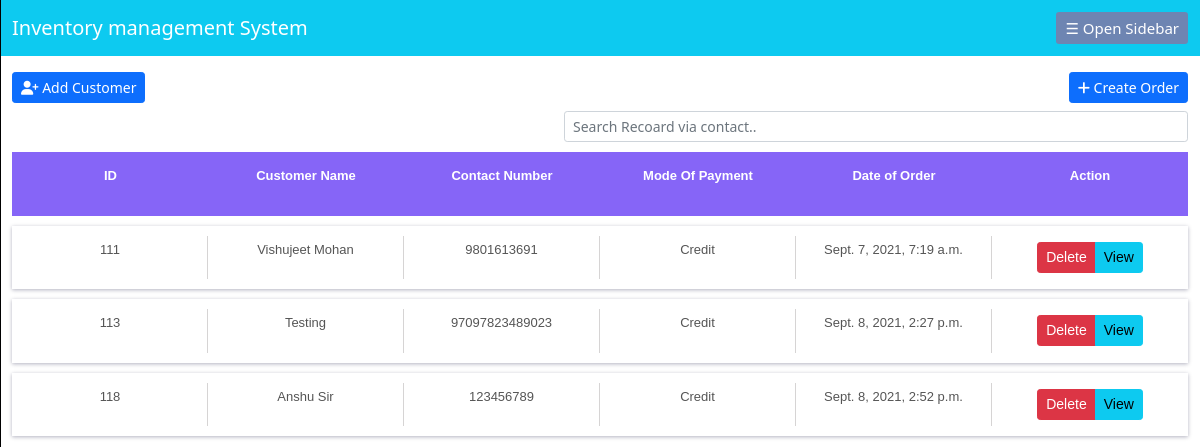
Screenshot of /issue (signed in) with the database file from the repository.
### datawork/models.py (models this page shows, shortened)
class Order(models.Model):
    STATUS = (("Credit","Credit"),("Paid","Paid"))
    c_id = models.ForeignKey(Customer, on_delete=models.CASCADE, null=True)
    ordered = models.BooleanField(default=False)
    items = models.ManyToManyField(OrderProduct)
    pay_method = models.CharField(max_length=100, choices=STATUS, null=True)
    discount_price = models.CharField(max_length=150, null=True, blank=True)
    start_date = models.DateTimeField(default=timezone.now)

class Customer(models.Model):
    name = CharField(max_length=200)
    contact = models.CharField(max_length=200)
    address = models.TextField()
    def __str__(self):
        return self.name

### datawork/views.py (the view, shortened to what this page needs)
# urls.py: path("issue", views.issue, name="issue"),
def issue(r):
    if r.user.is_staff or r.user.is_superuser:
        forms = OrderForms(r.POST or None)
        return render(r, "issue.html",{
            "pro": Product.objects.all(),
            "customer": Customer.objects.all(),
            "order": Order.objects.all(),
        })
    else:
        return redirect(errorpage)

### template/issue.html (shortened to what this page needs)
{% extends 'base.html' %}
{% load static %}
{% block content %}
        <div class="row">
            <div class="col-lg-12 mt-3">
                <div class="row">
                    <div class="col-lg-6">
                        <a href="{% url 'add_customer' %}" class="btn btn-sm btn-primary"><i class="fas fa-user-plus"></i> Add Customer</a>
                    </div>
                    <div class="col-lg-6 d-flex">
                        <button type="button" class="btn btn-primary btn-sm ms-auto" data-bs-toggle="modal" data-bs-target="#exampleModal"><i class="fas fa-plus"></i> Create Order</button>
                    </div>
                    <div class="d-flex">
                        <form action="{% url 'searchcon' %}" method="GET" class="form-inline mt-2 ms-auto">
                            <div class="form-group">
                                <input type="search" class="form-control form-control-sm" name="search" placeholder="Search Recoard via contact.." size="70">
                            </div>
                        </form>
                    </div>
                     </div>
                    </div>
                </div>
                <div class="table-box">
                    <div class="table-row table-head">
                        <div class="table-cell first-cell">
                            <p>ID</p>
                        </div>
                        <div class="table-cell">
                            <p>Customer Name</p>
                        </div>
                        <div class="table-cell">
                            <p>Contact Number</p>
                        </div>
                        <div class="table-cell">
                            <p>Mode Of Payment</p>
                        </div>
                        <div class="table-cell">
                            <p>Date of Order</p>
                        </div>
                        <div class="table-cell last-cell">
                            <p>Action</p>
                        </div>
                    </div>
                    {% if order|length > 0 %}
                    {% for o in order %}
                        <div class="table-row">
                            <div class="table-cell first-cell">
                                <p>{{o.id}}</p>
                            </div>
                            <div class="table-cell">
                                <p>{{o.c_id}}</p>
                            </div>
                            <div class="table-cell">
                                <p>{{o.c_id.contact}}</p>
                            </div>
                            <div class="table-cell">
                                <p>{{o.pay_method}}</p>
                            </div>
                            <div class="table-cell">
                                <p>{{o.start_date}}</p>
                            </div>
                            <div class="table-cell last-cell">
                                <div class="btn-group">
                                    <a href="{% url 'delete_order' o.id %}" class="btn btn-danger btn-sm">Delete</a>
                                    <a href="{% url 'order_view' o.id %}" class="btn btn-info btn-sm">View</a>
                                </div>
                            </div>
                        </div>
                    {% endfor %}
                    {% endif %}
                </div>
            </div>
        </div>
{% endblock  %}

### template/issue.html (style rules this page uses)
.table-row { display: table; width: 100%; margin: 10px auto; font-family: sans-serif; background: transparent; padding: 10px 0; color: #555; font-size: 13px; box-shadow: 0 1px 4px 0px rgba(0,0,50,0.3); }
.table-head { background: #8665f7; box-shadow: none; color: #fff; font-weight: 600; }
.table-head .table-cell { border-right: none; }
.table-cell { display: table-cell; width: 10%; text-align: center; padding: 4px 0; border-right: 1px solid #d6d4d4; vertical-align: middle; }
.first-cell { padding-left: 1px; }
.last-cell { border-right: none; }
a { text-decoration: none; color: #555; }

### rows the page displays
Order: id "111", c_id "Vishujeet Mohan", c_id.contact "9801613691", pay_method "Credit", start_date "Sept. 7, 2021, 7:19 a.m."
Order: id "113", c_id "Testing", c_id.contact "97097823489023", pay_method "Credit", start_date "Sept. 8, 2021, 2:27 p.m."
Order: id "118", c_id "Anshu Sir", c_id.contact "123456789", pay_method "Credit", start_date "Sept. 8, 2021, 2:52 p.m."
